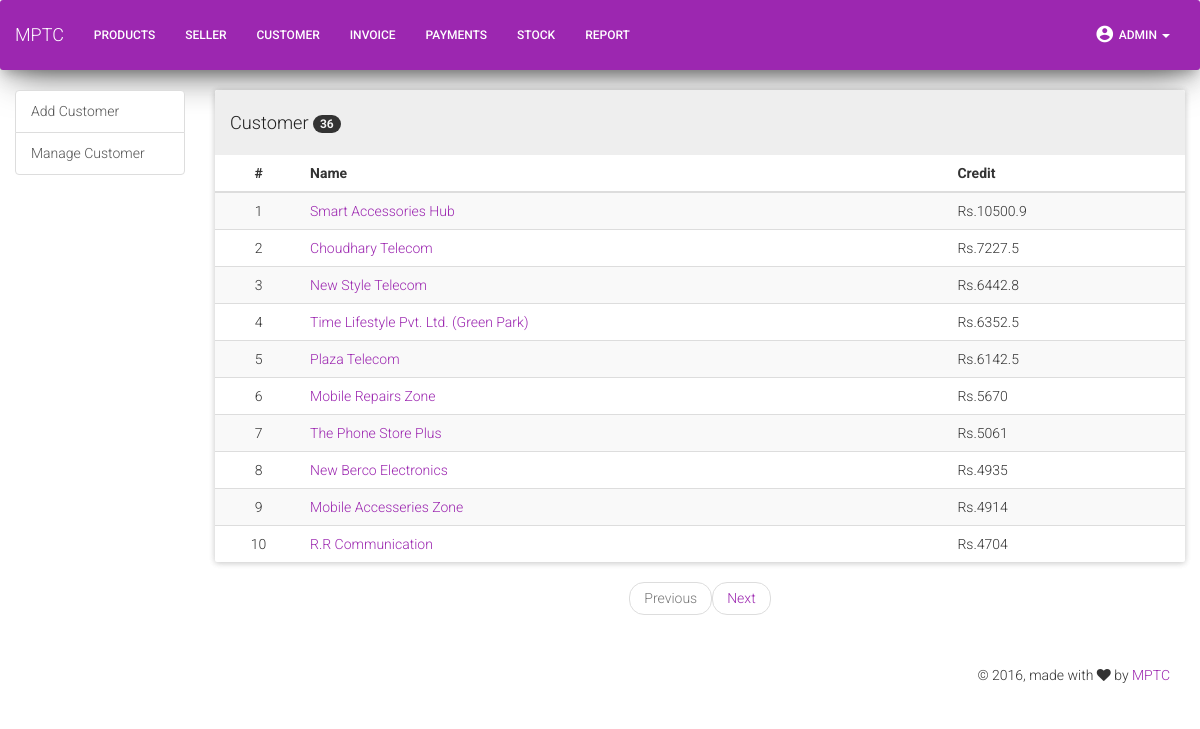
Page /customer.php (signed in) on the committed database.
### tables this page shows
CREATE TABLE `customer` (
  `cuid` int(11) NOT NULL,
  `cuname` varchar(50) NOT NULL,
  `cutin` bigint(11) NOT NULL,
  `cucontact` bigint(11) NOT NULL,
  `acucontact` bigint(11) NOT NULL,
  `cuemail` varchar(50) NOT NULL,
  `cuaddress` text NOT NULL,
  `credit` float NOT NULL,
  `cby` varchar(50) NOT NULL,
  `cdate` timestamp NOT NULL DEFAULT CURRENT_TIMESTAMP ON UPDATE CURRENT_TIMESTAMP,
  `uby` varchar(50) NOT NULL,
  `udate` timestamp NOT NULL DEFAULT '0000-00-00 00:00:00'
);

### customer.php (the view, shortened to what this page needs)
<?php
include 'db.php';
?>
<!doctype html>
<html lang="en">
    <head>
	<link rel="stylesheet" href="https://maxcdn.bootstrapcdn.com/font-awesome/4.5.0/css/font-awesome.min.css" />
        <link href="bootmdl/assets/css/bootstrap.min.css" rel="stylesheet" />
        <link href="bootmdl/assets/css/material-kit.css" rel="stylesheet"/>
        <link rel="stylesheet" href="jQuery/jquery-ui.css">
    </head>
 <?php
require 'navbar.php';
?>
<body>
    <div class="container-fluid">
        <div class="row">
            <div class="col-xs-12 col-sm-4 col-md-2">
                <div class="list-group">
                    <a href="adcus.php" class="list-group-item">Add Customer</a>
                    <a href="customer.php" class="list-group-item">Manage Customer</a>
                </div>
            </div>
            <div class="col-xs-12 col-sm-8 col-md-10">
                <?php
                $page = 0;
                if (isset($_GET["page"])) {
                    $page  = $_GET["page"];
                        if($page==0){
                            $page = 1;
                        }
                    } else { $page=1; };
                    $start_from = ($page-1) * 10;
                $sql = "SELECT cuid, cuname, cucontact, cuemail, credit FROM customer ORDER BY credit desc LIMIT $start_from, 10";
                 $result = $conn->query($sql);
                        if ($result -> num_rows > 0) {
                        $sqlb = "SELECT COUNT(cuid) FROM customer";
                        $resultb = $conn->query($sqlb);
                        $rowb = mysqli_fetch_row($resultb);
                        $total_records = $rowb[0];
                        $total_pages = ceil($total_records / 10);
                        $pagem = $page - 1;
                        $pagea = $page +1;
                            ?>
                <div class="panel panel-default">
            <div class="panel-heading"><h4>Customer <span class="badge"><?php echo $total_records; ?></span></h4></div>
                    <table class="table table-hover table-striped">
                        <thead>
                            <tr>
                                <th class="text-center">#</th>
                                <th>Name</th>
                                <th>Credit</th>
                            </tr>
                        </thead>
                        <tbody>
                <?php
                        $c = $start_from+1;
                        while($row = $result->fetch_assoc()) {
                            echo "<tr><td class='text-center'>".$c."</td>"
                                    . "<td><a href='#' data-toggle='modal' data-target='#myModal' class='one'>".$row['cuname'].
                                    "</a></td>"
                                    . "<td>Rs.".$row['credit']. "</td>".
                                     "</tr>";
                           $c++;
                        }
                    }else {
                        echo "0 results";
                    }
                    ?>
                    </table>
                </div>
                        <nav aria-label="...">
                            <ul class="pager">
                                <?php
                                    if($page <= 1){
                                        echo "<li class='disabled'><a>Previous</a></li>";
                                    }else {
                                        echo "<li><a href='customer.php?page=$pagem'>Previous</a></li>";
                                    }
                                if($page >= $total_pages){
                                    echo "<li class='disabled'><a>Next</a></li>";
                                }else{
                                    echo "<li><a href='customer.php?page=$pagea'>Next</a></li>";
                                }
                                ?>
                            </ul>
                        </nav>
            </div>
        </div>
    </div>
        </body>
    <?php
        require 'footer.php';

### customer.php (style rules this page uses)
body { background-color: white; }

### rows in the picture
customer: cuname "Smart Accessories Hub", credit "10500.9"
customer: cuname "Choudhary Telecom", credit "7227.5"
customer: cuname "New Style Telecom", credit "6442.8"
customer: cuname "Time Lifestyle Pvt. Ltd. (Green Park)", credit "6352.5"
customer: cuname "Plaza Telecom", credit "6142.5"
customer: cuname "Mobile Repairs Zone", credit "5670"
customer: cuname "The Phone Store Plus", credit "5061"
customer: cuname "New Berco Electronics", credit "4935"
customer: cuname "Mobile Accesseries Zone", credit "4914"
customer: cuname "R.R Communication", credit "4704"

### other values in the picture
$total_records "36"
